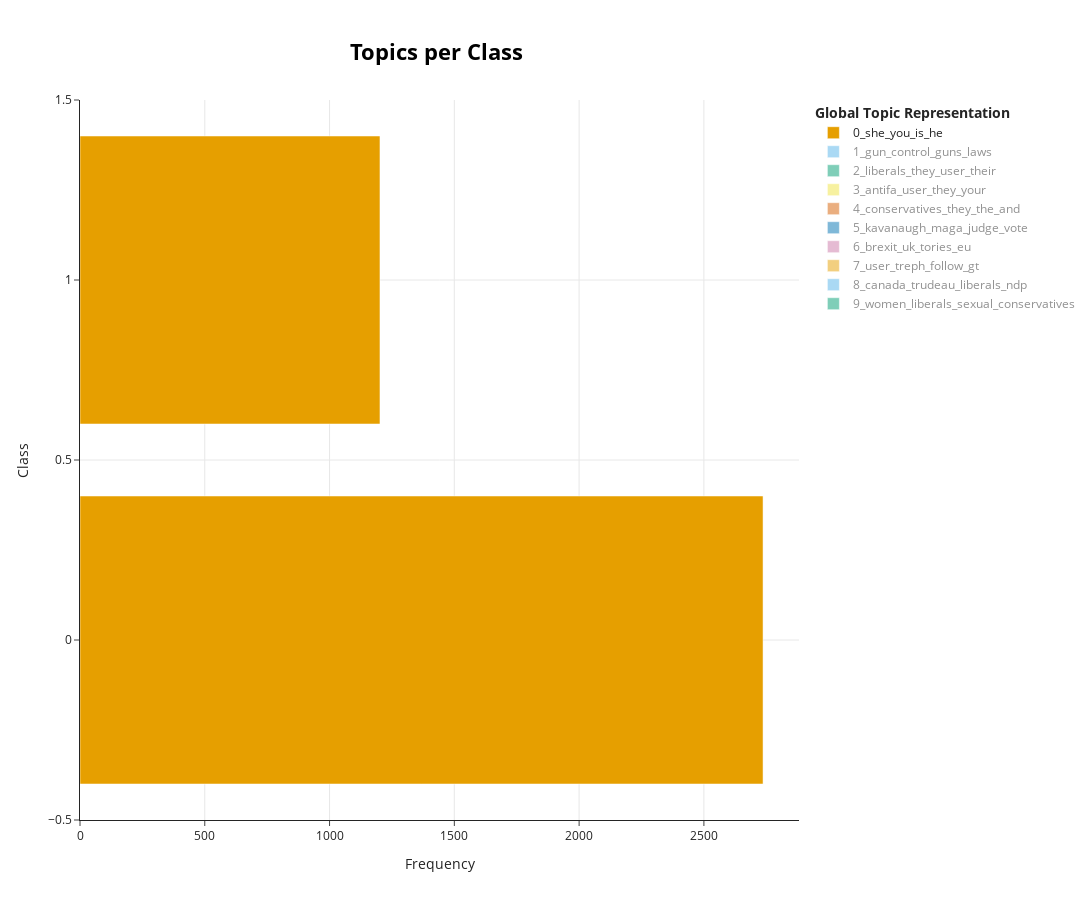

The notebook cell this image was saved under:
### Markdown cell above
Let's visualize the topics we extracted within the data

### Code cell
topics_per_class = model.topics_per_class(train_dataset["text"], train_dataset["label"])
model.visualize_topics_per_class(topics_per_class)

### Figure 1 — Plotly figure (JSON) as saved in the notebook; plotly's stock layout.template omitted (floating-point values rounded to 4 significant figures)
{"data": [{"hoverinfo": "text", "hovertext": ["<b>Topic 0</b><br>Words: she, you, is, he, are", "<b>Topic 0</b><br>Words: she, shit, is, you, he"], "marker": {"color": "#E69F00"}, "name": "0_she_you_is_he", "orientation": "h", "type": "bar", "visible": true, "x": [2737, 1202], "y": [0, 1]}, {"hoverinfo": "text", "hovertext": ["<b>Topic 1</b><br>Words: gun, control, guns, laws, the", "<b>Topic 1</b><br>Words: gun, control, guns, laws, the"], "marker": {"color": "#56B4E9"}, "name": "1_gun_control_guns_laws", "orientation": "h", "type": "bar", "visible": "legendonly", "x": [645, 346], "y": [0, 1]}, {"hoverinfo": "text", "hovertext": ["<b>Topic 2</b><br>Words: liberals, they, user, the, their", "<b>Topic 2</b><br>Words: liberals, they, their, are, the"], "marker": {"color": "#009E73"}, "name": "2_liberals_they_user_their", "orientation": "h", "type": "bar", "visible": "legendonly", "x": [246, 136], "y": [0, 1]}, {"hoverinfo": "text", "hovertext": ["<b>Topic 3</b><br>Words: antifa, user, they, your, to", "<b>Topic 3</b><br>Words: antifa, them, your, to, you"], "marker": {"color": "#F0E442"}, "name": "3_antifa_user_they_your", "orientation": "h", "type": "bar", "visible": "legendonly", "x": [262, 55], "y": [0, 1]}, {"hoverinfo": "text", "hovertext": ["<b>Topic 4</b><br>Words: conservatives, they, the, conservative, and", "<b>Topic 4</b><br>Words: conservatives, they, it, and, the"], "marker": {"color": "#D55E00"}, "name": "4_conservatives_they_the_and", "orientation": "h", "type": "bar", "visible": "legendonly", "x": [195, 67], "y": [0, 1]}, {"hoverinfo": "text", "hovertext": ["<b>Topic 5</b><br>Words: kavanaugh, maga, judge, accuser, ford", "<b>Topic 5</b><br>Words: kavanaugh, maga, vote, this, will"], "marker": {"color": "#0072B2"}, "name": "5_kavanaugh_maga_judge_vote", "orientation": "h", "type": "bar", "visible": "legendonly", "x": [127, 68], "y": [0, 1]}, {"hoverinfo": "text", "hovertext": ["<b>Topic 6</b><br>Words: brexit, uk, eu, labour, tories", "<b>Topic 6</b><br>Words: tories, brexit, uk, eu, tory"], "marker": {"color": "#CC79A7"}, "name": "6_brexit_uk_tories_eu", "orientation": "h", "type": "bar", "visible": "legendonly", "x": [126, 35], "y": [0, 1]}, {"hoverinfo": "text", "hovertext": ["<b>Topic 7</b><br>Words: user, treph, follow, gt, lt", "<b>Topic 7</b><br>Words: user, jaws, blow, you, dont"], "marker": {"color": "#E69F00"}, "name": "7_user_treph_follow_gt", "orientation": "h", "type": "bar", "visible": "legendonly", "x": [136, 17], "y": [0, 1]}, {"hoverinfo": "text", "hovertext": ["<b>Topic 8</b><br>Words: canada, trudeau, ndp, liberals, ontario", "<b>Topic 8</b><br>Words: trudeau, canada, canadians, liberals, conservatives"], "marker": {"color": "#56B4E9"}, "name": "8_canada_trudeau_liberals_ndp", "orientation": "h", "type": "bar", "visible": "legendonly", "x": [87, 26], "y": [0, 1]}, {"hoverinfo": "text", "hovertext": ["<b>Topic 9</b><br>Words: women, liberals, conservatives, rape, sexual", "<b>Topic 9</b><br>Words: women, sexual, men, liberals, conservatives"], "marker": {"color": "#009E73"}, "name": "9_women_liberals_sexual_conservatives", "orientation": "h", "type": "bar", "visible": "legendonly", "x": [53, 58], "y": [0, 1]}], "layout": {"height": 900, "hoverlabel": {"bgcolor": "white", "font": {"family": "Rockwell", "size": 16}}, "legend": {"title": {"text": "<b>Global Topic Representation"}}, "title": {"font": {"color": "Black", "size": 22}, "text": "<b>Topics per Class</b>", "x": 0.4, "xanchor": "center", "y": 0.95, "yanchor": "top"}, "width": 1250, "xaxis": {"showgrid": true, "title": {"text": "Frequency"}}, "yaxis": {"showgrid": true, "title": {"text": "Class"}}}}
